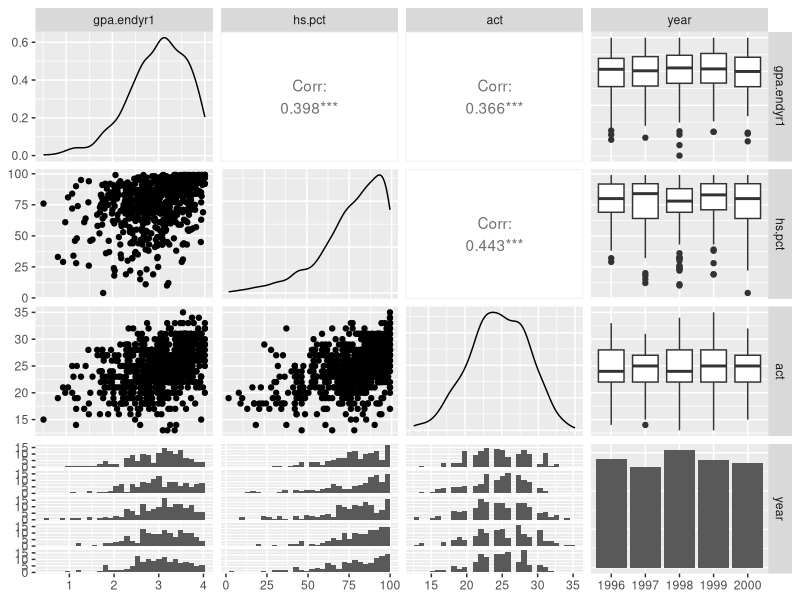
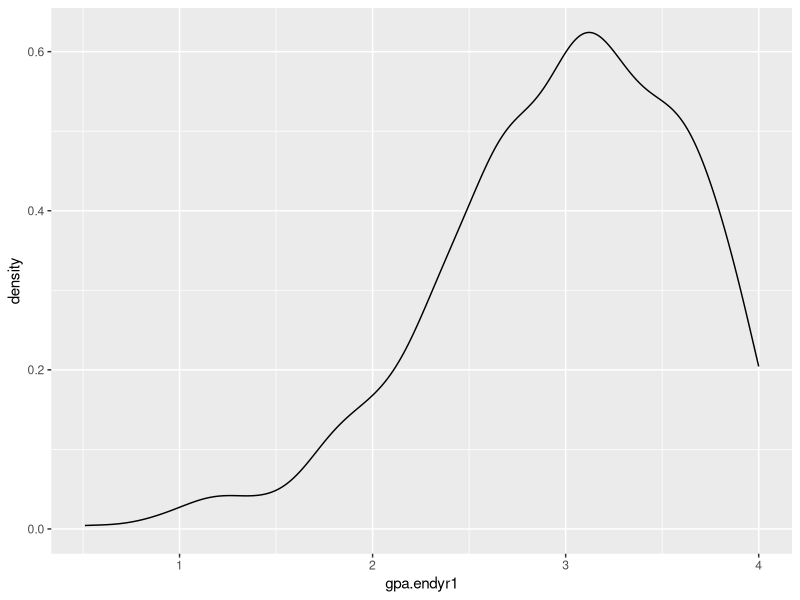
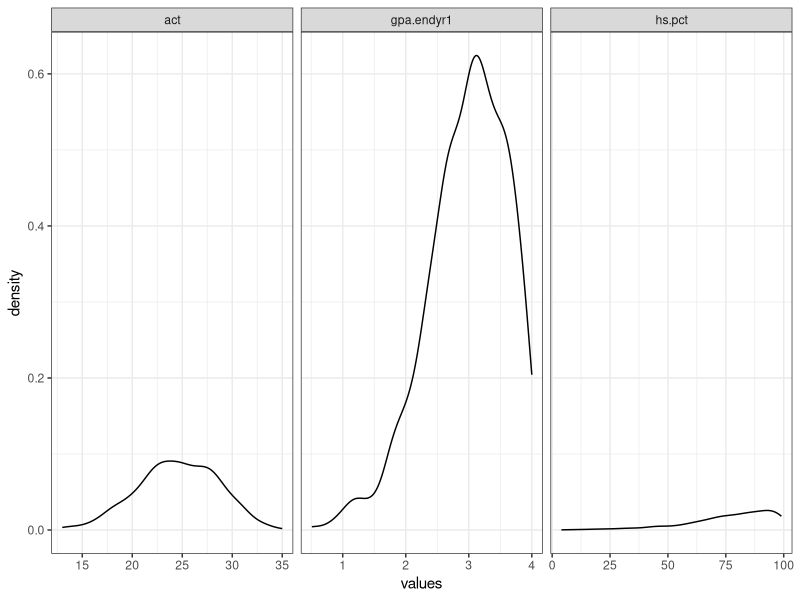
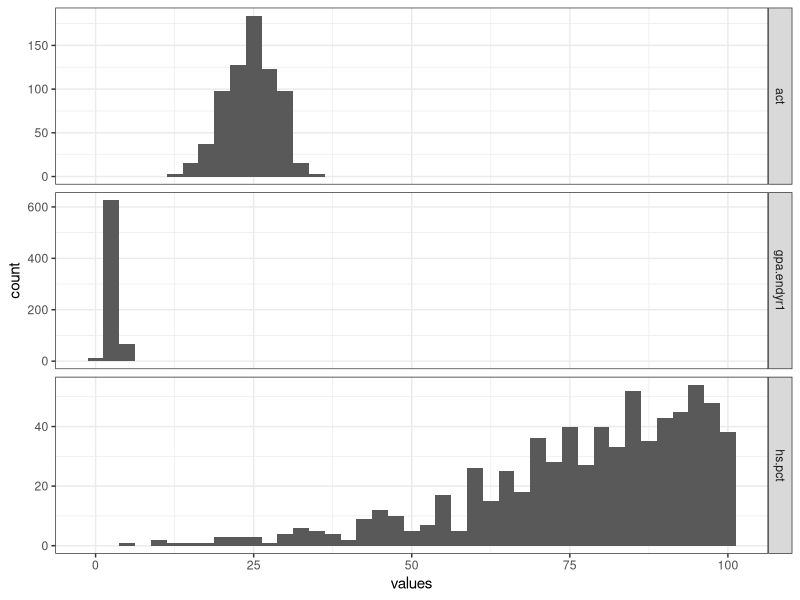
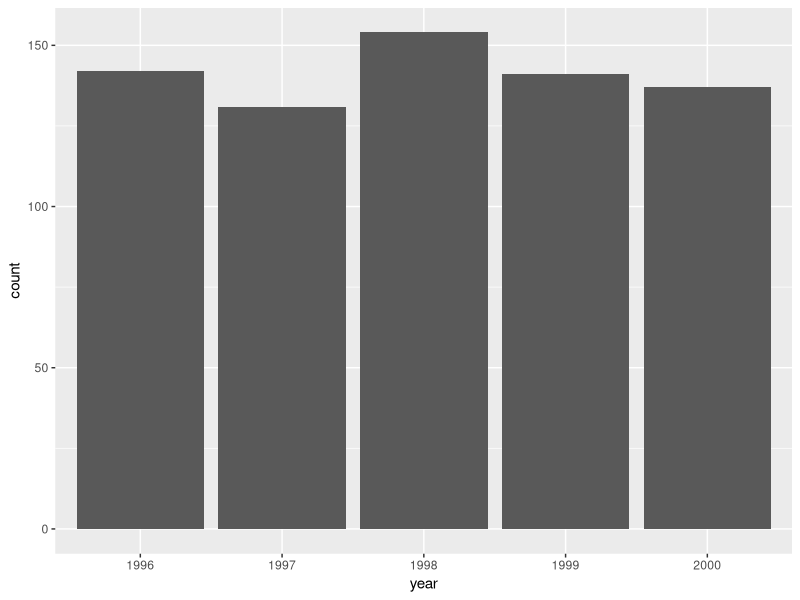
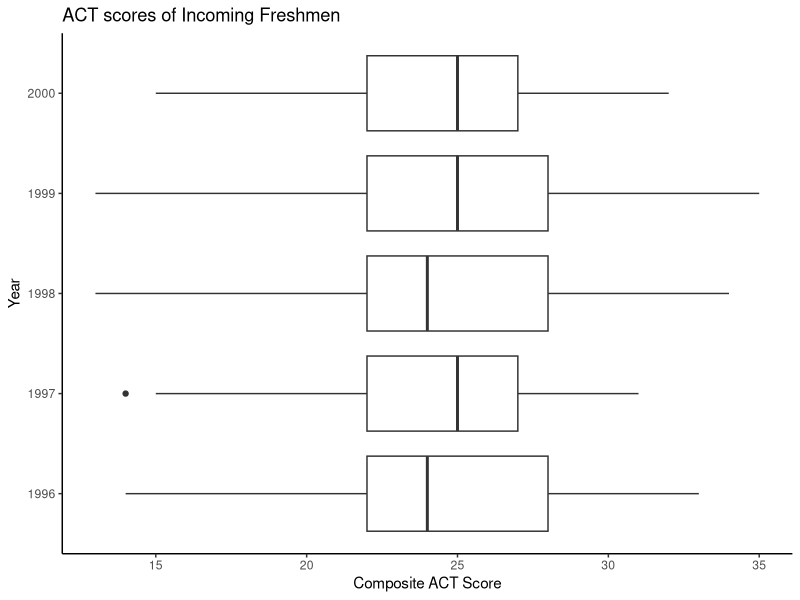
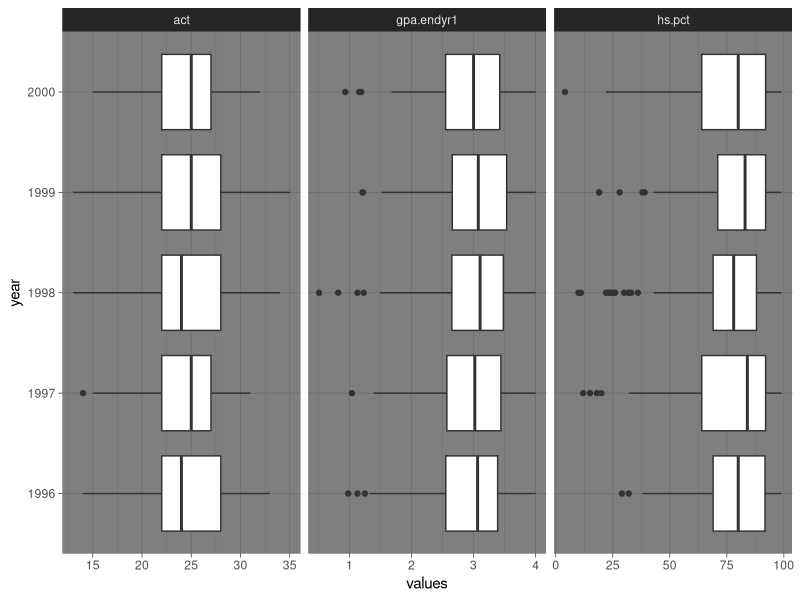
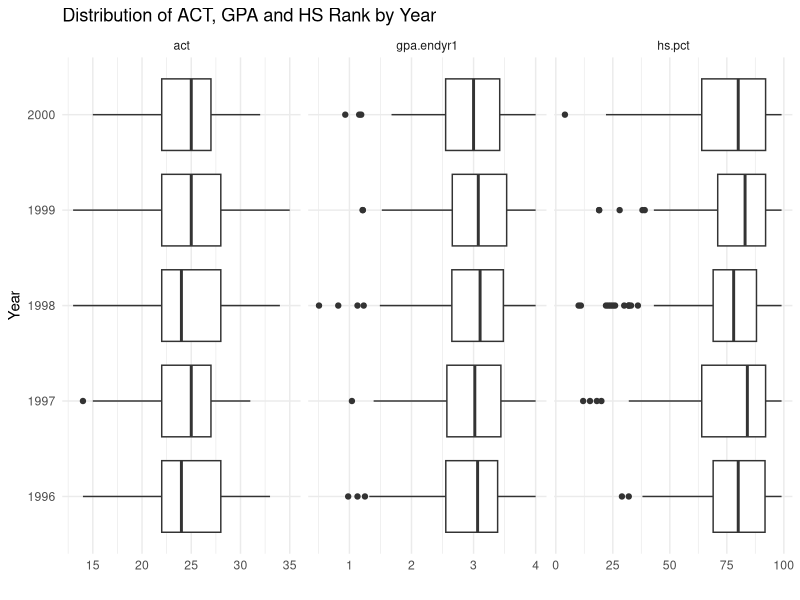

The R script that drew these images, in order:
## ---- chunk 1
library(tidyverse)
library(knitr)
library(kableExtra)
library(GGally)
options(dplyr.summarise.inform = FALSE,
        warn = -1)
## ---- chunk 2
stackloss
## ---- chunk 3
head(iris, n=10)
tail(iris, n=7)
## ---- chunk 4
dim(iris)
## ---- chunk 5
library(tidyverse)
glimpse(esoph)
## ---- chunk 6
class(iris)
## ---- chunk 7
names(iris)
class(iris$Sepal.Length)
class(iris$Species)
## ---- chunk 8
site <- "https://tjfisher19.github.io/introStatModeling/data/univadmissions.txt"
class(site)
## ---- chunk 9
options(readr.show_col_types = FALSE)
uadata <- read_table("docs/data/univadmissions.txt")
head(uadata)
## ---- chunk 10
library(tidyverse)   # Load the necessary package
glimpse(uadata)      # Take a glimpse at the data
## ---- chunk 11
uadata |>
  filter(gpa.endyr1 > 3.9)
## ---- chunk 12
uadata |>
  filter(gpa.endyr1 > 3.9, 
         year==1998) |>
  select(act)
## ---- chunk 13
x <- c(14, 18, 12, NA, 22, 16)
class(x)
mean(x)
## ---- chunk 14
mean(x, na.rm=TRUE)    # mean of the non-missing elements
## ---- chunk 15
uadata |>
  pivot_longer(everything(), names_to="Variable", values_to="value") |> 
  group_by(Variable) |>
  summarize(across(everything(), 
                   list(Mean=mean, SD=sd, Min=min, Median=median, Max=max) ) )
## ---- chunk 16
uadata <- uadata |>
  mutate(id=factor(id),
         year=factor(year))
## ---- chunk 17
uadata |>
  summarize(across(everything(), class))
## ---- chunk 18
uadata |>
  select(where(is.numeric)) |>
  pivot_longer(everything(), names_to="Variable", values_to="value") |> 
  group_by(Variable) |>
  summarize(across(everything(), 
                   list(Mean=mean, SD=sd, Min=min, Median=median, Max=max) ) )
## ---- chunk 19
uadata |>
  group_by(year) |>
  summarize(Count=n() ) |>
  mutate(Prop = Count/sum(Count))
## ---- chunk 20
library(GGally)
ggpairs(uadata, columns=2:5)
## ---- chunk 21
ggplot(uadata) + 
  geom_density(aes(x=gpa.endyr1))
## ---- chunk 22
uadata.tall <- uadata |>
  pivot_longer(c(gpa.endyr1, hs.pct, act), 
               names_to="var_names", values_to="values" )
head(uadata)
head(uadata.tall)
dim(uadata)
dim(uadata.tall)
## ---- chunk 23
ggplot(uadata.tall) +
  geom_density(aes(x=values)) + 
  facet_grid(.~var_names, scales="free_x") + 
  theme_bw()
## ---- chunk 24
ggplot(uadata.tall) +
  geom_histogram(aes(x=values), binwidth = 2.5) + 
  facet_grid(var_names~., scales="free_y") + 
  theme_bw()
## ---- chunk 25
ggplot(uadata) + 
  geom_bar(aes(x=year) )
## ---- chunk 26
ggplot(uadata) +
  geom_boxplot(aes(x=act, y=year) ) +
  labs(title="ACT scores of Incoming Freshmen",
       x="Composite ACT Score",
       y="Year") + 
  theme_classic()
## ---- chunk 27
# Code for Figure 1.6
ggplot(uadata.tall) + 
  geom_boxplot(aes(x=values, y=year) ) +
  facet_grid(.~var_names, scales="free_x") + 
  theme_dark()
## ---- chunk 28
# Code for Figure 1.7
ggplot(uadata.tall) + 
  geom_boxplot(aes(x=values, y=year) ) +
  facet_grid(.~var_names, scales="free_x") + 
  labs(y="Year", x="", title="Distribution of ACT, GPA and HS Rank by Year") +
  theme_minimal()
## ---- chunk 29
library(knitr)

summary.table <- uadata.tall |>
  group_by(var_names) |>
  summarize(Mean=mean(values),
            StDev=sd(values),
            Min=min(values),
            Q2=quantile(values, prob=0.25),
            Median=median(values),
            Q3=quantile(values, prob=0.75),
            Max=max(values) )

kable(summary.table, digits=3) |>
  kable_styling(full_width=FALSE)
## ---- chunk 30
summary.table2 <- uadata.tall |>
  group_by(var_names, year) |>
  summarize(Mean=mean(values),
            StDev=sd(values))
kable(summary.table2, digits=3) |>
  kable_styling(full_width=FALSE)
## ---- chunk 31
cor(uadata |> select(gpa.endyr1, hs.pct, act))
## ---- chunk 32
ggplot(uadata) + 
  geom_point(aes(x=act, y=gpa.endyr1) ) +
  labs(x="Composite ACT Score",
       y="Grade point average following freshman year") +
  theme_minimal()
## ---- chunk 33
ggplot(uadata) + 
  geom_jitter(aes(x=act, y=gpa.endyr1), height=0 ) +
  labs(x="Composite ACT Score",
       y="Grade point average following freshman year") +
  theme_minimal()
## ---- chunk 34
x.val <- seq(-3.5, 3.5, 0.01)
y.norm <- dnorm(x.val)
y.t2 <- dt(x.val, df=2)
y.t5 <- dt(x.val, df=5)
y.t10 <- dt(x.val, df=10)
my.data <- data.frame(x.val=x.val, Normal=y.norm, t2=y.t2, t5=y.t5, t10=y.t10)
my.data.tall <- my.data |>
  gather(key="key", value="value", -x.val) |>
  mutate(key=factor(key, levels=c("Normal", "t2", "t5", "t10")))
ggplot(my.data.tall) +
  geom_line(aes(x=x.val, y=value, col=key, linetype=key), linewidth=0.75) +
  scale_colour_manual(labels=c("Normal", "t(df=2)", "t(df=5)", "t(df=10)"), values=c("black", "navy", "dodgerblue",  "skyblue2")) + 
  scale_linetype_manual(labels=c("Normal", "t(df=2)", "t(df=5)", "t(df=10)"), 
                        values=c("solid","dashed","longdash","F1")) + 
  scale_x_continuous(breaks=seq(-3,3,1), minor_breaks = seq(-3.5,3.5, 1) ) +
  labs(x="", y="Density Function value", linetype="", color="") + 
  theme_classic() +
  theme(legend.position = "inside",
        legend.position.inside = c(0.8, 0.9),
        legend.key.width=unit(2, "cm"))
## ---- chunk 35
uadata.trim <- uadata |>
  filter(year %in% c(1996, 2000) )
## ---- chunk 36
t.test(act ~ year, data=uadata.trim, conf.level=0.98, 
       alternative="greater", var.equal=TRUE)
